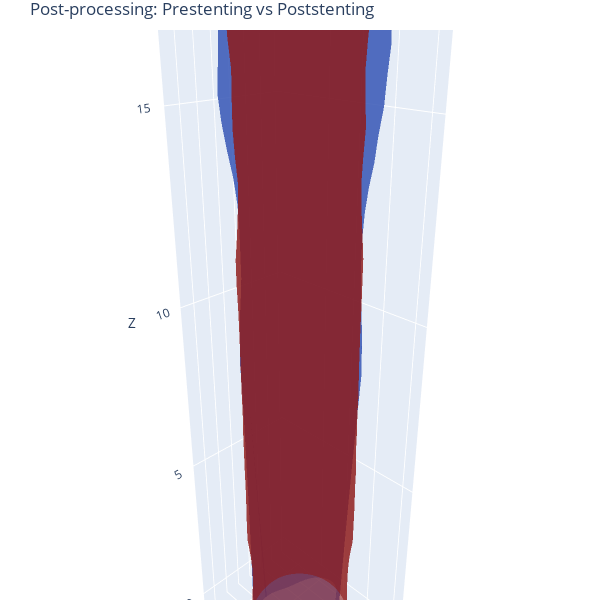

Here is the notebook cell this chart was saved with:
### Markdown cell above
The four pairs represent all 4 possible comparison in gated images, as for example in coronary artery anomalies (rest pulsatile lumen deformation, stress pulsatile lumen deformation, stress-induced diastolic lumen deformation and stress-induced systolic lumen deformation).

This can also be used for pre-and post-stenting comparison:

### Code cell
_, _, dia, sys, _ = mm.from_file(
    mode="full",
    rest_input_path="ivus_prestent",
    stress_input_path="ivus_poststent",
    rest_output_path="output/stent_rest",
    stress_output_path="output/stent_stress",
    diastole_output_path="output/stent_diastole",
    systole_output_path="output/stent_systole",
    steps_best_rotation=0.3,
    range_rotation_deg=90,
    interpolation_steps=0
    )

# cell – comparison of post-processing meshes
import trimesh
import plotly.graph_objects as go

# reuse the helper from before
def trimesh_to_mesh3d(mesh, color, name):
    verts = mesh.vertices
    faces = mesh.faces
    return go.Mesh3d(
        x=verts[:,0], y=verts[:,1], z=verts[:,2],
        i=faces[:,0], j=faces[:,1], k=faces[:,2],
        color=color, opacity=0.6,
        name=name,
        flatshading=True
    )

# load the two meshes
mesh_dia = trimesh.load("output/stent_diastole/mesh_000_diastolic.obj")
mesh_sys = trimesh.load("output/stent_diastole/mesh_001_diastolic.obj")

# create traces
trace_dia = trimesh_to_mesh3d(mesh_dia, 'royalblue', 'Before (mesh_000)')
trace_sys = trimesh_to_mesh3d(mesh_sys, 'firebrick', 'After (mesh_001)')

# define a canonical camera position
camera = dict(eye=dict(x=1.5, y=1.5, z=1.0))

# build and show figure
fig = go.Figure(data=[trace_dia, trace_sys])
fig.update_layout(
    title="Post-processing: Prestenting vs Poststenting",
    width=600, height=600,
    scene=dict(
        aspectmode="data",    # equal scales on x/y/z
        camera=camera,
        xaxis_title="X",
        yaxis_title="Y",
        zaxis_title="Z"
    ),
    margin=dict(l=0, r=0, t=30, b=0)
)
fig.show()

### Figure 1 — Plotly figure (JSON) as saved in the notebook; plotly's stock layout.template omitted (floating-point values rounded to 4 significant figures; data arrays with more than 128 entries replaced by an {"elided": "..."} marker saying what was removed)
{"data": [{"color": "royalblue", "flatshading": true, "i": {"elided": "33066 int values"}, "j": {"elided": "33066 int values"}, "k": {"elided": "33066 int values"}, "name": "Before (mesh_000)", "opacity": 0.6, "type": "mesh3d", "x": {"elided": "17034 float values"}, "y": {"elided": "17034 float values"}, "z": {"elided": "17034 float values"}}, {"color": "firebrick", "flatshading": true, "i": {"elided": "33066 int values"}, "j": {"elided": "33066 int values"}, "k": {"elided": "33066 int values"}, "name": "After (mesh_001)", "opacity": 0.6, "type": "mesh3d", "x": {"elided": "17034 float values"}, "y": {"elided": "17034 float values"}, "z": {"elided": "17034 float values"}}], "layout": {"height": 600, "margin": {"b": 0, "l": 0, "r": 0, "t": 30}, "scene": {"aspectmode": "data", "camera": {"eye": {"x": 1.5, "y": 1.5, "z": 1}}, "xaxis": {"title": {"text": "X"}}, "yaxis": {"title": {"text": "Y"}}, "zaxis": {"title": {"text": "Z"}}}, "title": {"text": "Post-processing: Prestenting vs Poststenting"}, "width": 600}}
